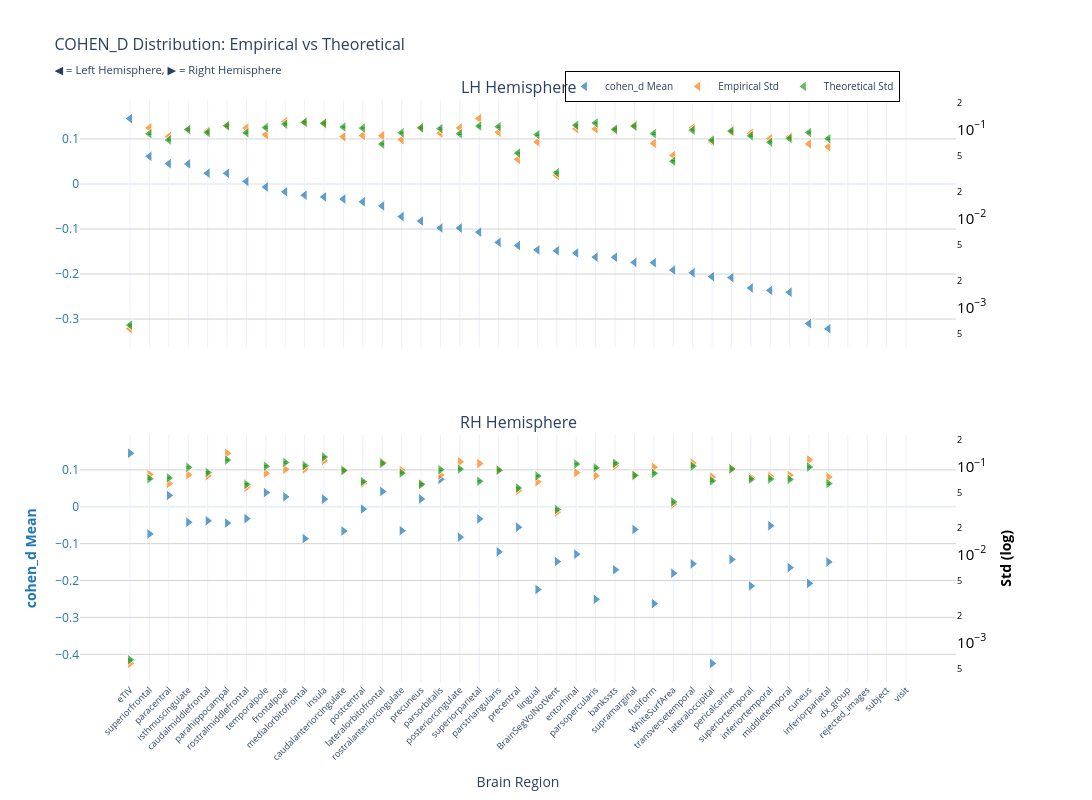
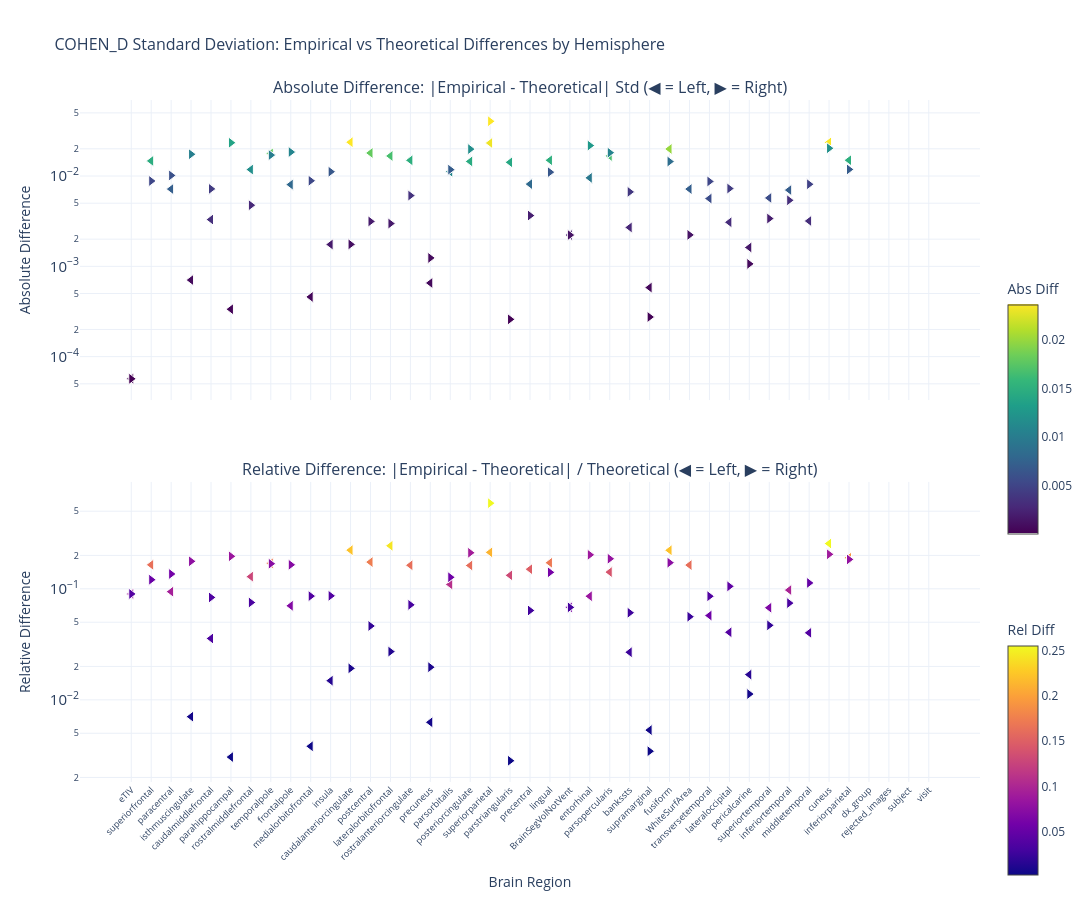

The cell these charts' notebook holds for them, in order:
### Markdown cell above
### Cohen's d

### Code cell
nu_nav = df_npvr[(df_npvr["study"] == "longitudinal") & (df_npvr["group"] == "HC-PD")]
data_path = stats_dir / f"cohen_d_longitudinal_{METRIC}.parquet"
df, stats = get_test_stats(
    data_path,
    stat_functions_F,
    nu_nav,
    hemisphere=True,
    study="longitudinal",
    raw_values=True,
)
show_figure(
    stats, hemisphere=True, stat_name="cohen_d", study="longitudinal", metric=METRIC
)

### Figure 1 — Plotly figure (JSON) as saved in the notebook; plotly's stock layout.template omitted (floating-point values rounded to 4 significant figures)
{"data": [{"hovertemplate": "<b>%{x}</b><br>Mean cohen_d: %{y:.2f}<br><extra></extra>", "legendgroup": "mean", "marker": {"color": "#1f77b4", "line": {"color": "white", "width": 1}, "opacity": 0.7, "size": 10, "symbol": "triangle-left"}, "mode": "markers", "name": "cohen_d Mean", "showlegend": true, "type": "scatter", "x": ["eTIV", "superiorfrontal", "paracentral", "isthmuscingulate", "caudalmiddlefrontal", "parahippocampal", "rostralmiddlefrontal", "temporalpole", "frontalpole", "medialorbitofrontal", "insula", "caudalanteriorcingulate", "postcentral", "lateralorbitofrontal", "rostralanteriorcingulate", "precuneus", "parsorbitalis", "posteriorcingulate", "superiorparietal", "parstriangularis", "precentral", "lingual", "BrainSegVolNotVent", "entorhinal", "parsopercularis", "bankssts", "supramarginal", "fusiform", "WhiteSurfArea", "transversetemporal", "lateraloccipital", "pericalcarine", "superiortemporal", "inferiortemporal", "middletemporal", "cuneus", "inferiorparietal", "dx_group", "rejected_images", "subject", "visit"], "xaxis": "x", "y": [0.1452, 0.06137, 0.04514, 0.04462, 0.02393, 0.02367, 0.005677, -0.006589, -0.01745, -0.02482, -0.02873, -0.03349, -0.03959, -0.04867, -0.07246, -0.08241, -0.09775, -0.09783, -0.1069, -0.1296, -0.1366, -0.1465, -0.1484, -0.1532, -0.1624, -0.1627, -0.1742, -0.1748, -0.1911, -0.1969, -0.2058, -0.208, -0.2309, -0.2363, -0.2405, -0.3102, -0.3215, NaN, NaN, NaN, NaN], "yaxis": "y"}, {"hovertemplate": "<b>%{x}</b><br>Empirical Std: %{y:.3f}<br><extra></extra>", "legendgroup": "empirical", "marker": {"color": "#ff7f0e", "line": {"color": "white", "width": 1}, "opacity": 0.7, "size": 10, "symbol": "triangle-left"}, "mode": "markers", "name": "Empirical Std", "showlegend": true, "type": "scatter", "x": ["eTIV", "superiorfrontal", "paracentral", "isthmuscingulate", "caudalmiddlefrontal", "parahippocampal", "rostralmiddlefrontal", "temporalpole", "frontalpole", "medialorbitofrontal", "insula", "caudalanteriorcingulate", "postcentral", "lateralorbitofrontal", "rostralanteriorcingulate", "precuneus", "parsorbitalis", "posteriorcingulate", "superiorparietal", "parstriangularis", "precentral", "lingual", "BrainSegVolNotVent", "entorhinal", "parsopercularis", "bankssts", "supramarginal", "fusiform", "WhiteSurfArea", "transversetemporal", "lateraloccipital", "pericalcarine", "superiortemporal", "inferiortemporal", "middletemporal", "cuneus", "inferiorparietal", "dx_group", "rejected_images", "subject", "visit"], "xaxis": "x", "y": [0.0005753, 0.1041, 0.08318, 0.09916, 0.09554, 0.1101, 0.1033, 0.08713, 0.1223, 0.1196, 0.1155, 0.08251, 0.08536, 0.08493, 0.07657, 0.1035, 0.09071, 0.1039, 0.1321, 0.093, 0.04602, 0.07216, 0.03039, 0.1016, 0.1012, 0.09769, 0.1095, 0.06967, 0.05101, 0.1036, 0.07264, 0.09421, 0.09036, 0.07871, 0.08229, 0.06856, 0.06358, NaN, NaN, NaN, NaN], "yaxis": "y2"}, {"error_y": {"array": [1.256e-05, 0.001776, 0.00151, 0.001984, 0.001833, 0.002181, 0.001819, 0.002085, 0.00227, 0.002386, 0.002329, 0.00211, 0.002054, 0.001356, 0.001818, 0.00207, 0.002024, 0.001775, 0.002163, 0.00213, 0.001076, 0.001731, 0.000648, 0.002209, 0.002343, 0.001995, 0.002164, 0.00178, 0.0008711, 0.001947, 0.001504, 0.001904, 0.001682, 0.001425, 0.001572, 0.00183, 0.001561, NaN, NaN, NaN, NaN], "arrayminus": [1.231e-05, 0.001741, 0.00148, 0.001945, 0.001796, 0.002138, 0.001783, 0.002043, 0.002225, 0.002339, 0.002283, 0.002068, 0.002013, 0.00133, 0.001782, 0.002029, 0.001984, 0.00174, 0.002121, 0.002087, 0.001055, 0.001696, 0.0006352, 0.002165, 0.002296, 0.001955, 0.002122, 0.001745, 0.0008538, 0.001908, 0.001475, 0.001866, 0.001648, 0.001397, 0.001541, 0.001794, 0.00153, NaN, NaN, NaN, NaN], "color": "#2ca02c", "thickness": 1, "type": "data", "visible": true, "width": 2}, "hovertemplate": "<b>%{x}</b><br>Theoretical Std: %{y:.3f}<br><extra></extra>", "legendgroup": "theoretical", "marker": {"color": "#2ca02c", "line": {"color": "white", "width": 1}, "opacity": 0.7, "size": 10, "symbol": "triangle-left"}, "mode": "markers", "name": "Theoretical Std", "showlegend": true, "type": "scatter", "x": ["eTIV", "superiorfrontal", "paracentral", "isthmuscingulate", "caudalmiddlefrontal", "parahippocampal", "rostralmiddlefrontal", "temporalpole", "frontalpole", "medialorbitofrontal", "insula", "caudalanteriorcingulate", "postcentral", "lateralorbitofrontal", "rostralanteriorcingulate", "precuneus", "parsorbitalis", "posteriorcingulate", "superiorparietal", "parstriangularis", "precentral", "lingual", "BrainSegVolNotVent", "entorhinal", "parsopercularis", "bankssts", "supramarginal", "fusiform", "WhiteSurfArea", "transversetemporal", "lateraloccipital", "pericalcarine", "superiortemporal", "inferiortemporal", "middletemporal", "cuneus", "inferiorparietal", "dx_group", "rejected_images", "subject", "visit"], "xaxis": "x", "y": [0.0006321, 0.08939, 0.07601, 0.09986, 0.09224, 0.1098, 0.09154, 0.1049, 0.1142, 0.1201, 0.1172, 0.1062, 0.1034, 0.06827, 0.09148, 0.1042, 0.1019, 0.08936, 0.1089, 0.1072, 0.05416, 0.0871, 0.03261, 0.1112, 0.1179, 0.1004, 0.1089, 0.0896, 0.04384, 0.09797, 0.07572, 0.09583, 0.08464, 0.07172, 0.07911, 0.09211, 0.07854, NaN, NaN, NaN, NaN], "yaxis": "y2"}, {"hovertemplate": "<b>%{x}</b><br>Mean cohen_d: %{y:.2f}<br><extra></extra>", "legendgroup": "mean", "marker": {"color": "#1f77b4", "line": {"color": "white", "width": 1}, "opacity": 0.7, "size": 10, "symbol": "triangle-right"}, "mode": "markers", "name": "cohen_d Mean", "showlegend": false, "type": "scatter", "x": ["eTIV", "parsorbitalis", "lateralorbitofrontal", "temporalpole", "paracentral", "frontalpole", "precuneus", "insula", "postcentral", "rostralmiddlefrontal", "superiorparietal", "caudalmiddlefrontal", "isthmuscingulate", "parahippocampal", "inferiortemporal", "precentral", "supramarginal", "rostralanteriorcingulate", "caudalanteriorcingulate", "superiorfrontal", "posteriorcingulate", "medialorbitofrontal", "parstriangularis", "entorhinal", "pericalcarine", "BrainSegVolNotVent", "inferiorparietal", "transversetemporal", "middletemporal", "bankssts", "WhiteSurfArea", "cuneus", "superiortemporal", "lingual", "parsopercularis", "fusiform", "lateraloccipital", "dx_group", "rejected_images", "subject", "visit"], "xaxis": "x2", "y": [0.1452, 0.07448, 0.04164, 0.0387, 0.0309, 0.02706, 0.02128, 0.02078, -0.006245, -0.0321, -0.03281, -0.03803, -0.04176, -0.04407, -0.05124, -0.05547, -0.06159, -0.06471, -0.06564, -0.07361, -0.08225, -0.08635, -0.1221, -0.1284, -0.1428, -0.1484, -0.1494, -0.1547, -0.1649, -0.1707, -0.1803, -0.2077, -0.2146, -0.2243, -0.2509, -0.2625, -0.4246, NaN, NaN, NaN, NaN], "yaxis": "y3"}, {"hovertemplate": "<b>%{x}</b><br>Empirical Std: %{y:.3f}<br><extra></extra>", "legendgroup": "empirical", "marker": {"color": "#ff7f0e", "line": {"color": "white", "width": 1}, "opacity": 0.7, "size": 10, "symbol": "triangle-right"}, "mode": "markers", "name": "Empirical Std", "showlegend": false, "type": "scatter", "x": ["eTIV", "parsorbitalis", "lateralorbitofrontal", "temporalpole", "paracentral", "frontalpole", "precuneus", "insula", "postcentral", "rostralmiddlefrontal", "superiorparietal", "caudalmiddlefrontal", "isthmuscingulate", "parahippocampal", "inferiortemporal", "precentral", "supramarginal", "rostralanteriorcingulate", "caudalanteriorcingulate", "superiorfrontal", "posteriorcingulate", "medialorbitofrontal", "parstriangularis", "entorhinal", "pericalcarine", "BrainSegVolNotVent", "inferiorparietal", "transversetemporal", "middletemporal", "bankssts", "WhiteSurfArea", "cuneus", "superiortemporal", "lingual", "parsopercularis", "fusiform", "lateraloccipital", "dx_group", "rejected_images", "subject", "visit"], "xaxis": "x2", "y": [0.0005753, 0.08079, 0.1123, 0.08421, 0.06447, 0.09352, 0.06415, 0.1179, 0.06474, 0.05834, 0.1088, 0.0789, 0.08106, 0.1424, 0.07779, 0.05356, 0.07996, 0.09073, 0.08928, 0.08175, 0.1139, 0.09423, 0.09121, 0.08567, 0.09536, 0.03039, 0.07613, 0.1102, 0.07988, 0.1028, 0.03751, 0.1195, 0.07544, 0.06736, 0.07906, 0.09852, 0.07632, NaN, NaN, NaN, NaN], "yaxis": "y4"}, {"error_y": {"array": [1.256e-05, 0.001839, 0.002173, 0.002012, 0.001483, 0.002224, 0.00125, 0.002564, 0.001349, 0.001253, 0.001359, 0.001711, 0.001957, 0.002365, 0.001439, 0.001137, 0.001583, 0.001682, 0.001809, 0.001449, 0.001869, 0.002048, 0.001817, 0.002134, 0.001874, 0.000648, 0.001278, 0.002017, 0.001426, 0.002176, 0.0007895, 0.001972, 0.001432, 0.001558, 0.001931, 0.00167, 0.001372, NaN, NaN, NaN, NaN], "arrayminus": [1.231e-05, 0.001802, 0.00213, 0.001972, 0.001453, 0.00218, 0.001225, 0.002513, 0.001322, 0.001229, 0.001332, 0.001677, 0.001918, 0.002318, 0.00141, 0.001114, 0.001552, 0.001649, 0.001773, 0.001421, 0.001832, 0.002008, 0.001781, 0.002092, 0.001836, 0.0006352, 0.001252, 0.001977, 0.001398, 0.002133, 0.0007739, 0.001932, 0.001403, 0.001527, 0.001893, 0.001637, 0.001345, NaN, NaN, NaN, NaN], "color": "#2ca02c", "thickness": 1, "type": "data", "visible": true, "width": 2}, "hovertemplate": "<b>%{x}</b><br>Theoretical Std: %{y:.3f}<br><extra></extra>", "legendgroup": "theoretical", "marker": {"color": "#2ca02c", "line": {"color": "white", "width": 1}, "opacity": 0.7, "size": 10, "symbol": "triangle-right"}, "mode": "markers", "name": "Theoretical Std", "showlegend": false, "type": "scatter", "x": ["eTIV", "parsorbitalis", "lateralorbitofrontal", "temporalpole", "paracentral", "frontalpole", "precuneus", "insula", "postcentral", "rostralmiddlefrontal", "superiorparietal", "caudalmiddlefrontal", "isthmuscingulate", "parahippocampal", "inferiortemporal", "precentral", "supramarginal", "rostralanteriorcingulate", "caudalanteriorcingulate", "superiorfrontal", "posteriorcingulate", "medialorbitofrontal", "parstriangularis", "entorhinal", "pericalcarine", "BrainSegVolNotVent", "inferiorparietal", "transversetemporal", "middletemporal", "bankssts", "WhiteSurfArea", "cuneus", "superiortemporal", "lingual", "parsopercularis", "fusiform", "lateraloccipital", "dx_group", "rejected_images", "subject", "visit"], "xaxis": "x2", "y": [0.0006321, 0.09255, 0.1094, 0.1012, 0.07462, 0.1119, 0.06291, 0.129, 0.06788, 0.06309, 0.06838, 0.0861, 0.09848, 0.119, 0.0724, 0.05721, 0.07969, 0.08466, 0.09103, 0.07294, 0.09405, 0.1031, 0.09147, 0.1074, 0.0943, 0.03261, 0.0643, 0.1015, 0.07177, 0.1095, 0.03974, 0.09923, 0.07206, 0.0784, 0.09719, 0.08407, 0.06905, NaN, NaN, NaN, NaN], "yaxis": "y4"}], "layout": {"annotations": [{"font": {"size": 16}, "showarrow": false, "text": "LH Hemisphere", "x": 0.47, "xanchor": "center", "xref": "paper", "y": 1, "yanchor": "bottom", "yref": "paper"}, {"font": {"size": 16}, "showarrow": false, "text": "RH Hemisphere", "x": 0.47, "xanchor": "center", "xref": "paper", "y": 0.425, "yanchor": "bottom", "yref": "paper"}], "height": 800, "hovermode": "x", "legend": {"bgcolor": "rgba(255, 255, 255, 0.9)", "bordercolor": "black", "borderwidth": 1, "font": {"size": 10}, "orientation": "h", "x": 0.7, "xanchor": "center", "y": 1.05}, "title": {"font": {"size": 16}, "text": "COHEN_D Distribution: Empirical vs Theoretical<br><sub>◀ = Left Hemisphere, ▶ = Right Hemisphere</sub>"}, "width": 1400, "xaxis": {"anchor": "y", "domain": [0, 0.94], "matches": "x2", "showticklabels": false}, "xaxis2": {"anchor": "y3", "domain": [0, 0.94], "tickangle": -45, "tickfont": {"size": 9}, "title": {"text": "Brain Region"}}, "yaxis": {"anchor": "x", "domain": [0.575, 1], "gridcolor": "lightgray", "showgrid": true, "tickfont": {"color": "#1f77b4"}, "title": {"font": {"color": "#1f77b4"}, "text": ""}}, "yaxis2": {"anchor": "x", "exponentformat": "power", "overlaying": "y", "showgrid": false, "side": "right", "tickfont": {"color": "black"}, "title": {"font": {"color": "black"}, "text": ""}, "type": "log"}, "yaxis3": {"anchor": "x2", "domain": [0, 0.425], "gridcolor": "lightgray", "showgrid": true, "tickfont": {"color": "#1f77b4"}, "title": {"font": {"color": "#1f77b4"}, "text": "<b>cohen_d Mean</b>"}}, "yaxis4": {"anchor": "x2", "exponentformat": "power", "overlaying": "y3", "showgrid": false, "side": "right", "tickfont": {"color": "black"}, "title": {"font": {"color": "black"}, "text": "<b>Std (log)</b>"}, "type": "log"}}}

### Figure 2 — Plotly figure (JSON) as saved in the notebook; plotly's stock layout.template omitted (floating-point values rounded to 4 significant figures)
{"data": [{"hovertemplate": "<b>%{x}</b><br>Hemisphere: %{text}<br>Abs Diff: %{y:.4f}<br><extra></extra>", "legendgroup": "abs_lh", "marker": {"color": [5.68e-05, 0.01469, 0.007165, 0.0007044, 0.003294, 0.000335, 0.01178, 0.01778, 0.008029, 0.0004585, 0.001744, 0.02368, 0.01799, 0.01666, 0.01491, 0.0006539, 0.01116, 0.0145, 0.02319, 0.01418, 0.008133, 0.01495, 0.002219, 0.009537, 0.01667, 0.002695, 0.0005817, 0.01993, 0.007169, 0.005627, 0.003074, 0.001617, 0.005718, 0.006986, 0.003175, 0.02354, 0.01496, NaN, NaN, NaN, NaN], "colorbar": {"len": 0.4, "title": {"text": "Abs Diff"}, "y": 0.75, "yanchor": "top"}, "colorscale": [[0, "#440154"], [0.1111, "#482878"], [0.2222, "#3e4989"], [0.3333, "#31688e"], [0.4444, "#26828e"], [0.5556, "#1f9e89"], [0.6667, "#35b779"], [0.7778, "#6ece58"], [0.8889, "#b5de2b"], [1, "#fde725"]], "line": {"color": "white", "width": 1}, "showscale": true, "size": 10, "symbol": "triangle-left"}, "mode": "markers", "name": "Absolute (lh)", "showlegend": false, "text": ["lh", "lh", "lh", "lh", "lh", "lh", "lh", "lh", "lh", "lh", "lh", "lh", "lh", "lh", "lh", "lh", "lh", "lh", "lh", "lh", "lh", "lh", "lh", "lh", "lh", "lh", "lh", "lh", "lh", "lh", "lh", "lh", "lh", "lh", "lh", "lh", "lh", "lh", "lh", "lh", "lh"], "type": "scatter", "x": ["eTIV", "superiorfrontal", "paracentral", "isthmuscingulate", "caudalmiddlefrontal", "parahippocampal", "rostralmiddlefrontal", "temporalpole", "frontalpole", "medialorbitofrontal", "insula", "caudalanteriorcingulate", "postcentral", "lateralorbitofrontal", "rostralanteriorcingulate", "precuneus", "parsorbitalis", "posteriorcingulate", "superiorparietal", "parstriangularis", "precentral", "lingual", "BrainSegVolNotVent", "entorhinal", "parsopercularis", "bankssts", "supramarginal", "fusiform", "WhiteSurfArea", "transversetemporal", "lateraloccipital", "pericalcarine", "superiortemporal", "inferiortemporal", "middletemporal", "cuneus", "inferiorparietal", "dx_group", "rejected_images", "subject", "visit"], "xaxis": "x", "y": [5.68e-05, 0.01469, 0.007165, 0.0007044, 0.003294, 0.000335, 0.01178, 0.01778, 0.008029, 0.0004585, 0.001744, 0.02368, 0.01799, 0.01666, 0.01491, 0.0006539, 0.01116, 0.0145, 0.02319, 0.01418, 0.008133, 0.01495, 0.002219, 0.009537, 0.01667, 0.002695, 0.0005817, 0.01993, 0.007169, 0.005627, 0.003074, 0.001617, 0.005718, 0.006986, 0.003175, 0.02354, 0.01496, NaN, NaN, NaN, NaN], "yaxis": "y"}, {"hovertemplate": "<b>%{x}</b><br>Hemisphere: %{text}<br>Rel Diff: %{y:.2%}<br><extra></extra>", "legendgroup": "rel_lh", "marker": {"color": [0.08986, 0.1644, 0.09427, 0.007054, 0.03572, 0.003052, 0.1287, 0.1695, 0.07028, 0.003818, 0.01488, 0.223, 0.174, 0.2441, 0.163, 0.006278, 0.1096, 0.1623, 0.2129, 0.1323, 0.1502, 0.1716, 0.06805, 0.08579, 0.1414, 0.02685, 0.00534, 0.2224, 0.1635, 0.05744, 0.0406, 0.01688, 0.06756, 0.09739, 0.04013, 0.2556, 0.1904, NaN, NaN, NaN, NaN], "colorbar": {"len": 0.4, "title": {"text": "Rel Diff"}, "y": 0.25, "yanchor": "top"}, "colorscale": [[0, "#0d0887"], [0.1111, "#46039f"], [0.2222, "#7201a8"], [0.3333, "#9c179e"], [0.4444, "#bd3786"], [0.5556, "#d8576b"], [0.6667, "#ed7953"], [0.7778, "#fb9f3a"], [0.8889, "#fdca26"], [1, "#f0f921"]], "line": {"color": "white", "width": 1}, "showscale": true, "size": 10, "symbol": "triangle-left"}, "mode": "markers", "name": "Relative (lh)", "showlegend": false, "text": ["lh", "lh", "lh", "lh", "lh", "lh", "lh", "lh", "lh", "lh", "lh", "lh", "lh", "lh", "lh", "lh", "lh", "lh", "lh", "lh", "lh", "lh", "lh", "lh", "lh", "lh", "lh", "lh", "lh", "lh", "lh", "lh", "lh", "lh", "lh", "lh", "lh", "lh", "lh", "lh", "lh"], "type": "scatter", "x": ["eTIV", "superiorfrontal", "paracentral", "isthmuscingulate", "caudalmiddlefrontal", "parahippocampal", "rostralmiddlefrontal", "temporalpole", "frontalpole", "medialorbitofrontal", "insula", "caudalanteriorcingulate", "postcentral", "lateralorbitofrontal", "rostralanteriorcingulate", "precuneus", "parsorbitalis", "posteriorcingulate", "superiorparietal", "parstriangularis", "precentral", "lingual", "BrainSegVolNotVent", "entorhinal", "parsopercularis", "bankssts", "supramarginal", "fusiform", "WhiteSurfArea", "transversetemporal", "lateraloccipital", "pericalcarine", "superiortemporal", "inferiortemporal", "middletemporal", "cuneus", "inferiorparietal", "dx_group", "rejected_images", "subject", "visit"], "xaxis": "x2", "y": [0.08986, 0.1644, 0.09427, 0.007054, 0.03572, 0.003052, 0.1287, 0.1695, 0.07028, 0.003818, 0.01488, 0.223, 0.174, 0.2441, 0.163, 0.006278, 0.1096, 0.1623, 0.2129, 0.1323, 0.1502, 0.1716, 0.06805, 0.08579, 0.1414, 0.02685, 0.00534, 0.2224, 0.1635, 0.05744, 0.0406, 0.01688, 0.06756, 0.09739, 0.04013, 0.2556, 0.1904, NaN, NaN, NaN, NaN], "yaxis": "y2"}, {"hovertemplate": "<b>%{x}</b><br>Hemisphere: %{text}<br>Abs Diff: %{y:.4f}<br><extra></extra>", "legendgroup": "abs_rh", "marker": {"color": [5.68e-05, 0.01176, 0.002974, 0.01704, 0.01015, 0.01841, 0.001238, 0.01115, 0.003141, 0.00475, 0.04038, 0.007201, 0.01741, 0.02335, 0.005382, 0.003649, 0.0002746, 0.006069, 0.001749, 0.008807, 0.01985, 0.008858, 0.0002587, 0.02172, 0.001064, 0.002219, 0.01182, 0.008706, 0.008107, 0.006668, 0.002228, 0.02028, 0.003379, 0.01103, 0.01813, 0.01445, 0.007264, NaN, NaN, NaN, NaN], "colorbar": {"len": 0.4, "title": {"text": "Abs Diff"}, "y": 0.75, "yanchor": "top"}, "colorscale": [[0, "#440154"], [0.1111, "#482878"], [0.2222, "#3e4989"], [0.3333, "#31688e"], [0.4444, "#26828e"], [0.5556, "#1f9e89"], [0.6667, "#35b779"], [0.7778, "#6ece58"], [0.8889, "#b5de2b"], [1, "#fde725"]], "line": {"color": "white", "width": 1}, "showscale": false, "size": 10, "symbol": "triangle-right"}, "mode": "markers", "name": "Absolute (rh)", "showlegend": false, "text": ["rh", "rh", "rh", "rh", "rh", "rh", "rh", "rh", "rh", "rh", "rh", "rh", "rh", "rh", "rh", "rh", "rh", "rh", "rh", "rh", "rh", "rh", "rh", "rh", "rh", "rh", "rh", "rh", "rh", "rh", "rh", "rh", "rh", "rh", "rh", "rh", "rh", "rh", "rh", "rh", "rh"], "type": "scatter", "x": ["eTIV", "parsorbitalis", "lateralorbitofrontal", "temporalpole", "paracentral", "frontalpole", "precuneus", "insula", "postcentral", "rostralmiddlefrontal", "superiorparietal", "caudalmiddlefrontal", "isthmuscingulate", "parahippocampal", "inferiortemporal", "precentral", "supramarginal", "rostralanteriorcingulate", "caudalanteriorcingulate", "superiorfrontal", "posteriorcingulate", "medialorbitofrontal", "parstriangularis", "entorhinal", "pericalcarine", "BrainSegVolNotVent", "inferiorparietal", "transversetemporal", "middletemporal", "bankssts", "WhiteSurfArea", "cuneus", "superiortemporal", "lingual", "parsopercularis", "fusiform", "lateraloccipital", "dx_group", "rejected_images", "subject", "visit"], "xaxis": "x", "y": [5.68e-05, 0.01176, 0.002974, 0.01704, 0.01015, 0.01841, 0.001238, 0.01115, 0.003141, 0.00475, 0.04038, 0.007201, 0.01741, 0.02335, 0.005382, 0.003649, 0.0002746, 0.006069, 0.001749, 0.008807, 0.01985, 0.008858, 0.0002587, 0.02172, 0.001064, 0.002219, 0.01182, 0.008706, 0.008107, 0.006668, 0.002228, 0.02028, 0.003379, 0.01103, 0.01813, 0.01445, 0.007264, NaN, NaN, NaN, NaN], "yaxis": "y"}, {"hovertemplate": "<b>%{x}</b><br>Hemisphere: %{text}<br>Rel Diff: %{y:.2%}<br><extra></extra>", "legendgroup": "rel_rh", "marker": {"color": [0.08986, 0.127, 0.0272, 0.1683, 0.136, 0.1645, 0.01968, 0.08642, 0.04627, 0.0753, 0.5905, 0.08363, 0.1768, 0.1962, 0.07433, 0.06377, 0.003446, 0.07168, 0.01922, 0.1208, 0.211, 0.08593, 0.002829, 0.2023, 0.01128, 0.06805, 0.1839, 0.08575, 0.113, 0.0609, 0.05606, 0.2044, 0.04689, 0.1407, 0.1865, 0.1719, 0.1052, NaN, NaN, NaN, NaN], "colorbar": {"len": 0.4, "title": {"text": "Rel Diff"}, "y": 0.25, "yanchor": "top"}, "colorscale": [[0, "#0d0887"], [0.1111, "#46039f"], [0.2222, "#7201a8"], [0.3333, "#9c179e"], [0.4444, "#bd3786"], [0.5556, "#d8576b"], [0.6667, "#ed7953"], [0.7778, "#fb9f3a"], [0.8889, "#fdca26"], [1, "#f0f921"]], "line": {"color": "white", "width": 1}, "showscale": false, "size": 10, "symbol": "triangle-right"}, "mode": "markers", "name": "Relative (rh)", "showlegend": false, "text": ["rh", "rh", "rh", "rh", "rh", "rh", "rh", "rh", "rh", "rh", "rh", "rh", "rh", "rh", "rh", "rh", "rh", "rh", "rh", "rh", "rh", "rh", "rh", "rh", "rh", "rh", "rh", "rh", "rh", "rh", "rh", "rh", "rh", "rh", "rh", "rh", "rh", "rh", "rh", "rh", "rh"], "type": "scatter", "x": ["eTIV", "parsorbitalis", "lateralorbitofrontal", "temporalpole", "paracentral", "frontalpole", "precuneus", "insula", "postcentral", "rostralmiddlefrontal", "superiorparietal", "caudalmiddlefrontal", "isthmuscingulate", "parahippocampal", "inferiortemporal", "precentral", "supramarginal", "rostralanteriorcingulate", "caudalanteriorcingulate", "superiorfrontal", "posteriorcingulate", "medialorbitofrontal", "parstriangularis", "entorhinal", "pericalcarine", "BrainSegVolNotVent", "inferiorparietal", "transversetemporal", "middletemporal", "bankssts", "WhiteSurfArea", "cuneus", "superiortemporal", "lingual", "parsopercularis", "fusiform", "lateraloccipital", "dx_group", "rejected_images", "subject", "visit"], "xaxis": "x2", "y": [0.08986, 0.127, 0.0272, 0.1683, 0.136, 0.1645, 0.01968, 0.08642, 0.04627, 0.0753, 0.5905, 0.08363, 0.1768, 0.1962, 0.07433, 0.06377, 0.003446, 0.07168, 0.01922, 0.1208, 0.211, 0.08593, 0.002829, 0.2023, 0.01128, 0.06805, 0.1839, 0.08575, 0.113, 0.0609, 0.05606, 0.2044, 0.04689, 0.1407, 0.1865, 0.1719, 0.1052, NaN, NaN, NaN, NaN], "yaxis": "y2"}], "layout": {"annotations": [{"font": {"size": 16}, "showarrow": false, "text": "Absolute Difference: |Empirical - Theoretical| Std (◀ = Left, ▶ = Right)", "x": 0.5, "xanchor": "center", "xref": "paper", "y": 1, "yanchor": "bottom", "yref": "paper"}, {"font": {"size": 16}, "showarrow": false, "text": "Relative Difference: |Empirical - Theoretical| / Theoretical (◀ = Left, ▶ = Right)", "x": 0.5, "xanchor": "center", "xref": "paper", "y": 0.44, "yanchor": "bottom", "yref": "paper"}], "height": 900, "hovermode": "x unified", "showlegend": false, "title": {"font": {"size": 16}, "text": "COHEN_D Standard Deviation: Empirical vs Theoretical Differences by Hemisphere"}, "width": 1400, "xaxis": {"anchor": "y", "domain": [0, 1], "showticklabels": false}, "xaxis2": {"anchor": "y2", "domain": [0, 1], "tickangle": -45, "tickfont": {"size": 9}, "title": {"text": "Brain Region"}}, "yaxis": {"anchor": "x", "domain": [0.56, 1], "exponentformat": "power", "title": {"text": "Absolute Difference"}, "type": "log"}, "yaxis2": {"anchor": "x2", "domain": [0, 0.44], "exponentformat": "power", "title": {"text": "Relative Difference"}, "type": "log"}}}
